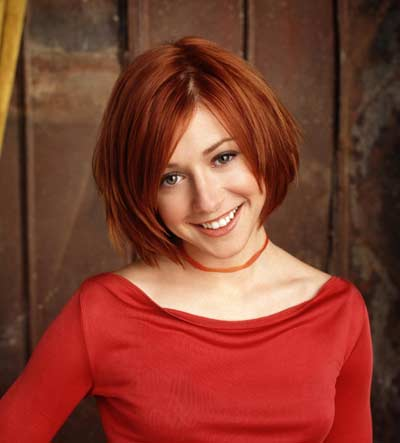
#> input picture images/Alyson-Hannigan-5.jpg, 400 x 443 px
$ python phash.py images/Alyson-Hannigan-5.jpg images/Alyson_Hannigan_200512.jpg   (Python 2 division)
#> lines starting #> are read from the running program, lines starting #| are printed output that depends on the picture
#!/usr/bin/python
#
# Image Average Hashing + Hamming Distance
# Author: Justin Wong
#
# Usage:
# python hash.py <image1> <image2>

import Image, cv, os, sys, numpy
from opencv.cv import *

def PIL2array(img):
    return numpy.array(img.getdata(),numpy.uint8).reshape(img.size[1],img.size[0], 1)

# [19 lines left out: functions array2PIL, average, not called in this run]

# find the DCT value
def hashDct(img):
	arr = PIL2array(img)
	src = cv.CreateMat(32, 32, CV_32FC1)
	dst = cv.CreateMat(32, 32, CV_32FC1)
	cv.DCT(src, dst, CV_DXT_FORWARD)
	imgarray = numpy.asarray(dst)
	img2 = Image.fromarray(numpy.uint8(imgarray))
	return img2
	print "Average:\t%d"

# compute the hash
# [26 lines left out: functions compute, hamming_distance, not called in this run]

# printing things out
def main():
	if len(sys.argv) <= 1 or len(sys.argv) > 3:
		print "Usage %s: <image1> <image2>" % sys.argv[0]
	# Image 1 hash
	im = Image.open(sys.argv[1])
#> im is the input picture: PIL image 400x443 RGB; mean R, G, B 130.3, 61.7, 46.8
	im = im.resize((32, 32))
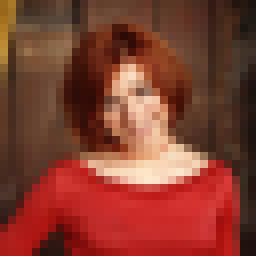
#> im: PIL image 32x32 RGB (shown 8 times larger); mean R, G, B 130.3, 61.7, 46.8
	im = im.convert("L")
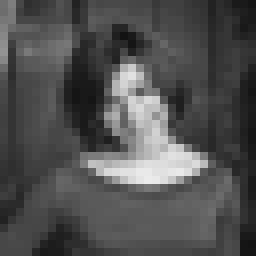
#> im: PIL image 32x32 L (shown 8 times larger); min 20, max 235, mean 80.5
	hash1DCT = hashDct(im)
	hash1 = compute(hash1DCT, average(hash1DCT), 31)
	# Image 2 hash
	im2 = Image.open(sys.argv[2])
	im2 = im2.resize((32, 32))
	im2 = im2.convert("L")
	hash2DCT = hashDct(im2)
	hash2 = compute(hash2DCT, average(hash2DCT), 31)
	# Hamming Distance calculation
	print "-------------Hamming Distance-------------"
	print "Threshold = 26"
	result = hamming_distance(hash1, hash2)
	if result < 26:
	  print "Hamming distance = %d. Images are similar." % result
	else:
	  print "Hamming distance = %d. Images are not similar" % result

if __name__ == "__main__":
#> (the run stopped early here; a loop or call above may not have finished)

$ run again, on images/Miley-Cyrus-Photos.jpg
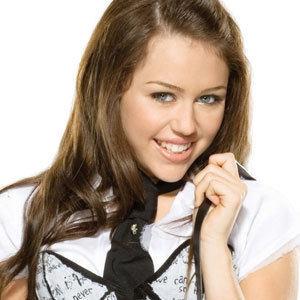
#> input picture images/Miley-Cyrus-Photos.jpg, 300 x 300 px
#> in main, im is the input picture: PIL image 300x300 RGB; mean R, G, B 183, 167.1, 153.9
#> in main, `im = im.resize((32, 32))`:
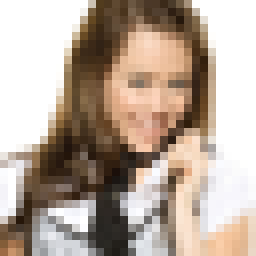
#> im: PIL image 32x32 RGB (shown 8 times larger); mean R, G, B 182.8, 166.9, 153.6
#> in main, `im = im.convert("L")`:
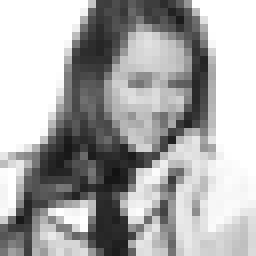
#> im: PIL image 32x32 L (shown 8 times larger); min 18, max 255, mean 170.2

$ run again, on images/cropM.jpg
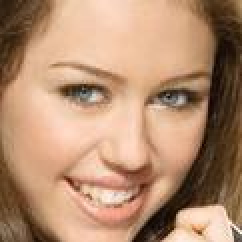
#> input picture images/cropM.jpg, 121 x 121 px (shown 2 times larger)
#> in main, im is the input picture: PIL image 121x121 RGB; mean R, G, B 180, 141.3, 112.8
#> in main, `im = im.resize((32, 32))`:
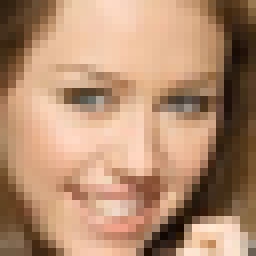
#> im: PIL image 32x32 RGB (shown 8 times larger); mean R, G, B 180, 141.3, 112.7
#> in main, `im = im.convert("L")`:
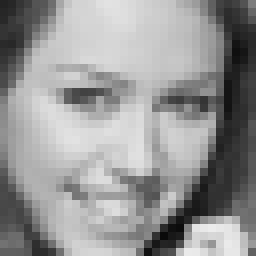
#> im: PIL image 32x32 L (shown 8 times larger); min 10, max 236, mean 149.6
